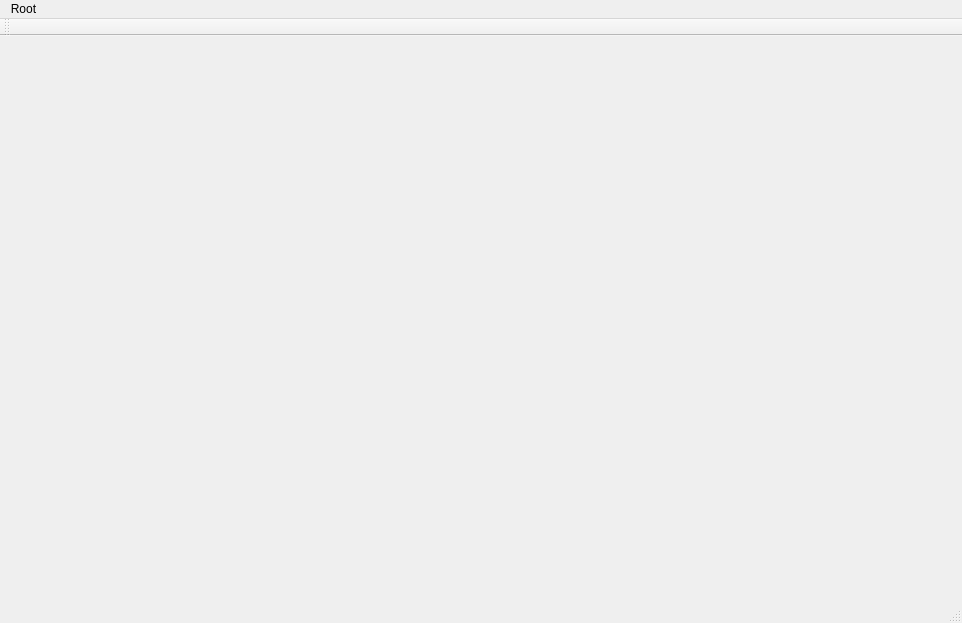
<?xml version="1.0" encoding="UTF-8"?>
<ui version="4.0">
 <class>MainWindow</class>
 <widget class="QMainWindow" name="MainWindow">
  <property name="geometry">
   <rect>
    <x>0</x>
    <y>0</y>
    <width>962</width>
    <height>623</height>
   </rect>
  </property>
  <property name="windowTitle">
   <string>MainWindow</string>
  </property>
  <widget class="QWidget" name="centralWidget"/>
  <widget class="QMenuBar" name="menuBar">
   <property name="geometry">
    <rect>
     <x>0</x>
     <y>0</y>
     <width>962</width>
     <height>22</height>
    </rect>
   </property>
   <widget class="QMenu" name="menuRoot">
    <property name="title">
     <string>Root</string>
    </property>
   </widget>
   <addaction name="menuRoot"/>
  </widget>
  <widget class="QToolBar" name="mainToolBar">
   <attribute name="toolBarArea">
    <enum>TopToolBarArea</enum>
   </attribute>
   <attribute name="toolBarBreak">
    <bool>false</bool>
   </attribute>
  </widget>
  <widget class="QStatusBar" name="statusBar"/>
 </widget>
 <layoutdefault spacing="6" margin="11"/>
 <resources/>
 <connections/>
</ui>
